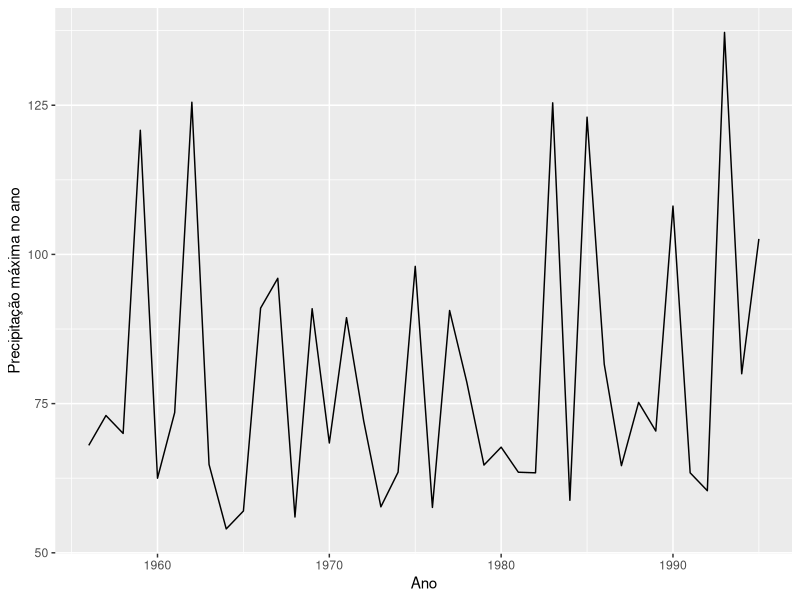
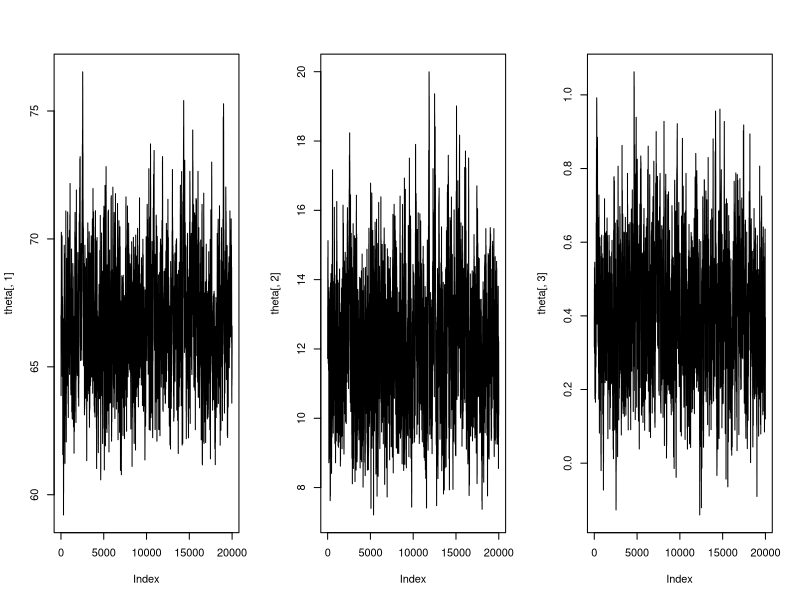
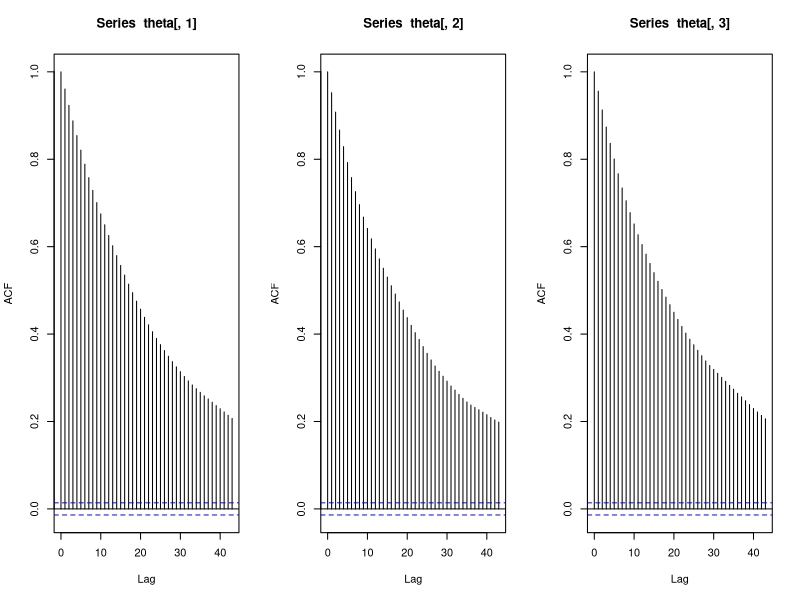
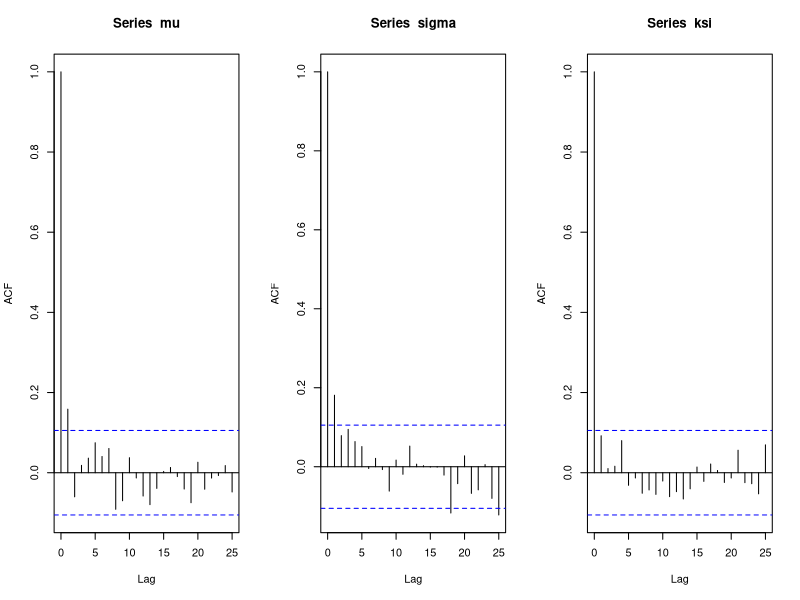
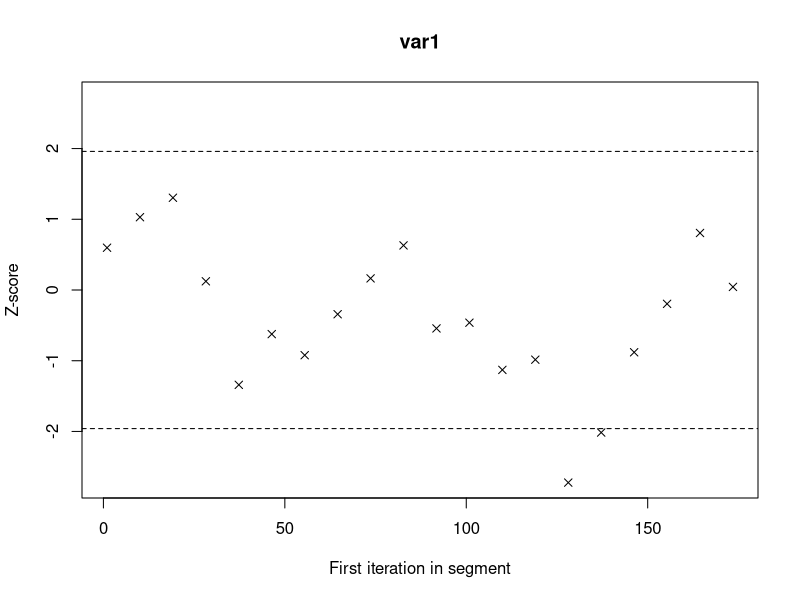
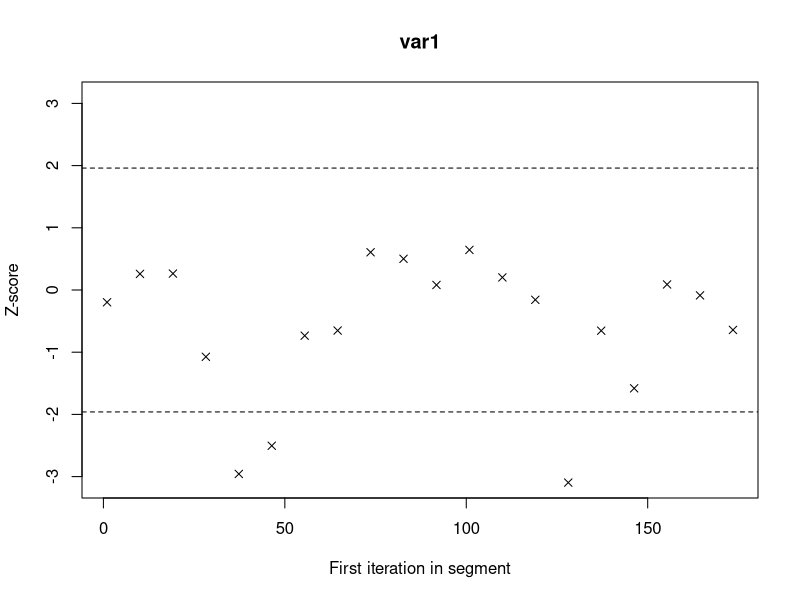
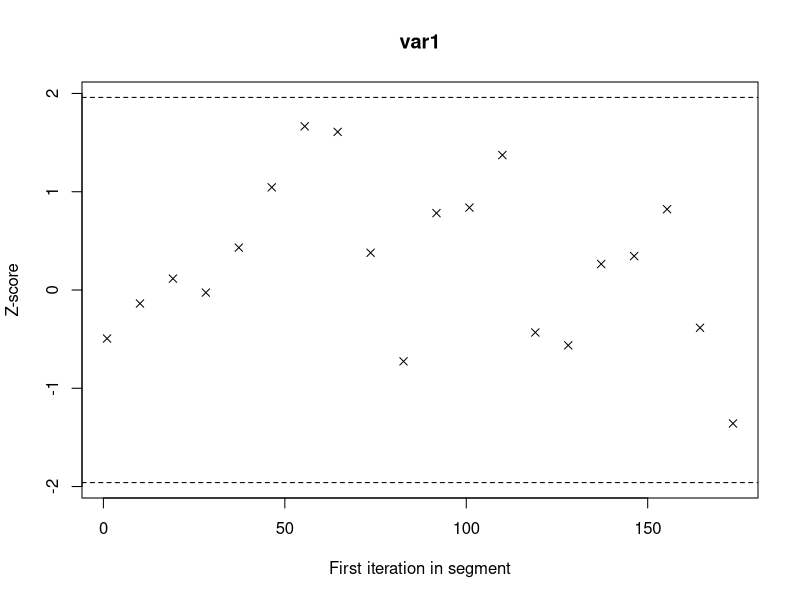
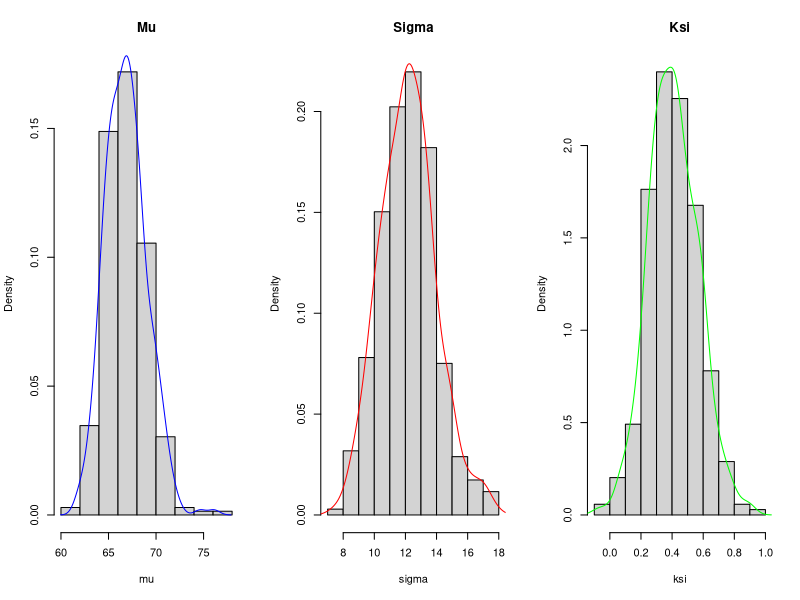

Source code (R) for these figures, in order:
## ---- chunk 1
knitr::opts_chunk$set(echo = TRUE)
library(ggplot2)
library(coda)
library(mvtnorm)
## ---- chunk 2
rm(list = ls())
set.seed(2023)
# amostra da pressipitação de Jaboticabal
x <- readxl::read_xlsx('precipitacao_jaboticabal.xlsx')

ggplot(data = x, mapping = aes(ANO, y = MAX.ANO)) + 
    geom_line() + ylab('Precipitação máxima no ano') + xlab('Ano')
# precipitação máxima do ano
x <- x$MAX.ANO
n <- length(x)

## ---- chunk 3

# densidade a posteriori
logposteriori <- function(mu, sigmai, ksi){
    logverossimil <- -n*log(sigmai) + sum((-(1+ksi)/ksi) * log( (1+ ksi*((x-mu)/sigmai)) )) +  sum(- (1+ ksi* ((x-mu)/sigmai))^(-1/ksi) )
    pmu <- dnorm(mu, 50, 100, log = T) # priori pra mu
    psig <- dgamma(sigmai, shape = 10, log = T) # priori pra sigma
    pksi <- dnorm(ksi, 0, 10, log = T) # priori pra ksi
    h <- logverossimil + pmu + psig + pksi
    return(h)
}

# log verossimilhança
logvero <- function(p0){
    mu <- p0[1]
    sigmai <- p0[2]
    ksi <- p0[3]
    logverossimil <- -n*log(sigmai) + sum((-(1+ksi)/ksi) * log( (1+ ksi*((x-mu)/sigmai)) )) +  sum(- (1+ ksi* ((x-mu)/sigmai))^(-1/ksi) )
    h <- -logverossimil
    return(h)
}

# recurso de inferência clássica
otimizacao <- optim(c(1,1,1), logvero, hessian = TRUE)
matriz <- solve(otimizacao$hessian)

# razão do critério de escolha do log da posteriori
razao <- function(y, xt){
    num <- logposteriori(y[1], y[2], y[3])
    den <- logposteriori(xt[1], xt[2], xt[3])
    return(exp(num - den))
}

# inicializando a cadeia
tamanho <- 20000
theta <- matrix(nrow = tamanho, ncol = 3)
theta[1,] <- c(67,12,0.4) # chutes iniciais

# algoritmo Metropolis com passeio aleatório
for (t in 2:tamanho) {
    u <- runif(1)
    # gerando pelo passeio aleatório da normal multivariada com mu no estado atual e sigma de 10% matriz de covariância
    y <- rmvnorm(1, mean = theta[t-1,], sigma = 0.1*matriz)
   # cat("\n", "t=",t,"y=",y," razao=", razao(y, theta[t-1,]))
    aceita <- razao(y, theta[t-1,])
    if(u <= aceita) {
        theta[t,] <- y
    } else {
        theta[t,] <- theta[t-1,]
    }
}

# taxa de rejeição
tx <- 1 - length(unique(theta[,2]))/tamanho
cat("Taxa de rejeição do amostrador: ",tx*100,"%")

# visualização das cadeias geradas
par(mfrow=c(1,3))
plot(theta[,1], type = 'l')
plot(theta[,2], type='l')
plot(theta[,3], type='l')

# correlação da cadeia gerada pra cada parâmetro
par(mfrow=c(1,3))
acf(theta[,1])
acf(theta[,2])
acf(theta[,3])

# amostras independentes
mu <- theta[seq(1001,tamanho,by=55),1]
acf(mu)
sigma <- theta[seq(1001,tamanho,by=55),2]
acf(sigma)
ksi <- theta[seq(1001,tamanho,by=55),3]
acf(ksi)

## ---- chunk 4
# parâmetro mu
mean(mu)
# parâmetro sigma
mean(sigma)
# parâmetro ksi
mean(ksi)

## ---- chunk 5

# convergência do parâmetro mu
geweke.plot(as.mcmc(mu))
# convergência do parâmetro sigma
geweke.plot(as.mcmc(sigma))
# convergência do parâmetro ksi
geweke.plot(as.mcmc(ksi))

## ---- chunk 6

par(mfrow=c(1,3))
hist(x = mu, probability = T, main = 'Mu')
lines(density(mu), col='blue')
hist(x = sigma, probability = T, main = 'Sigma')
lines(density(sigma), col='red')
hist(x = ksi, probability = T, main = 'Ksi')
lines(density(ksi), col='green')

## ---- chunk 7
# intervalo do parâmetro mu
HPDinterval(as.mcmc(mu))
# intervalo do parâmetro sigma
HPDinterval(as.mcmc(sigma))
# intervalo do parâmetro ksi
HPDinterval(as.mcmc(ksi))

